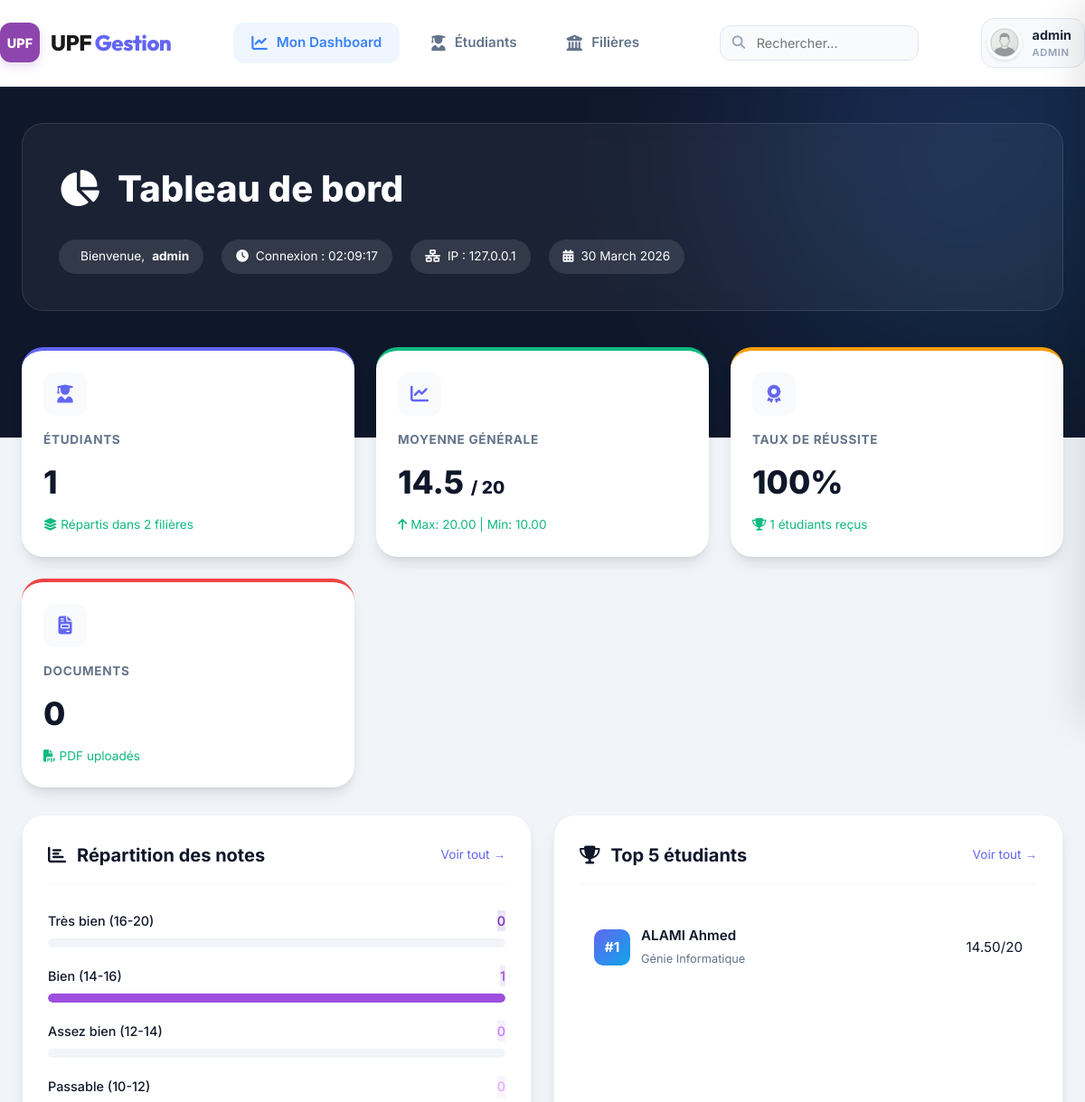
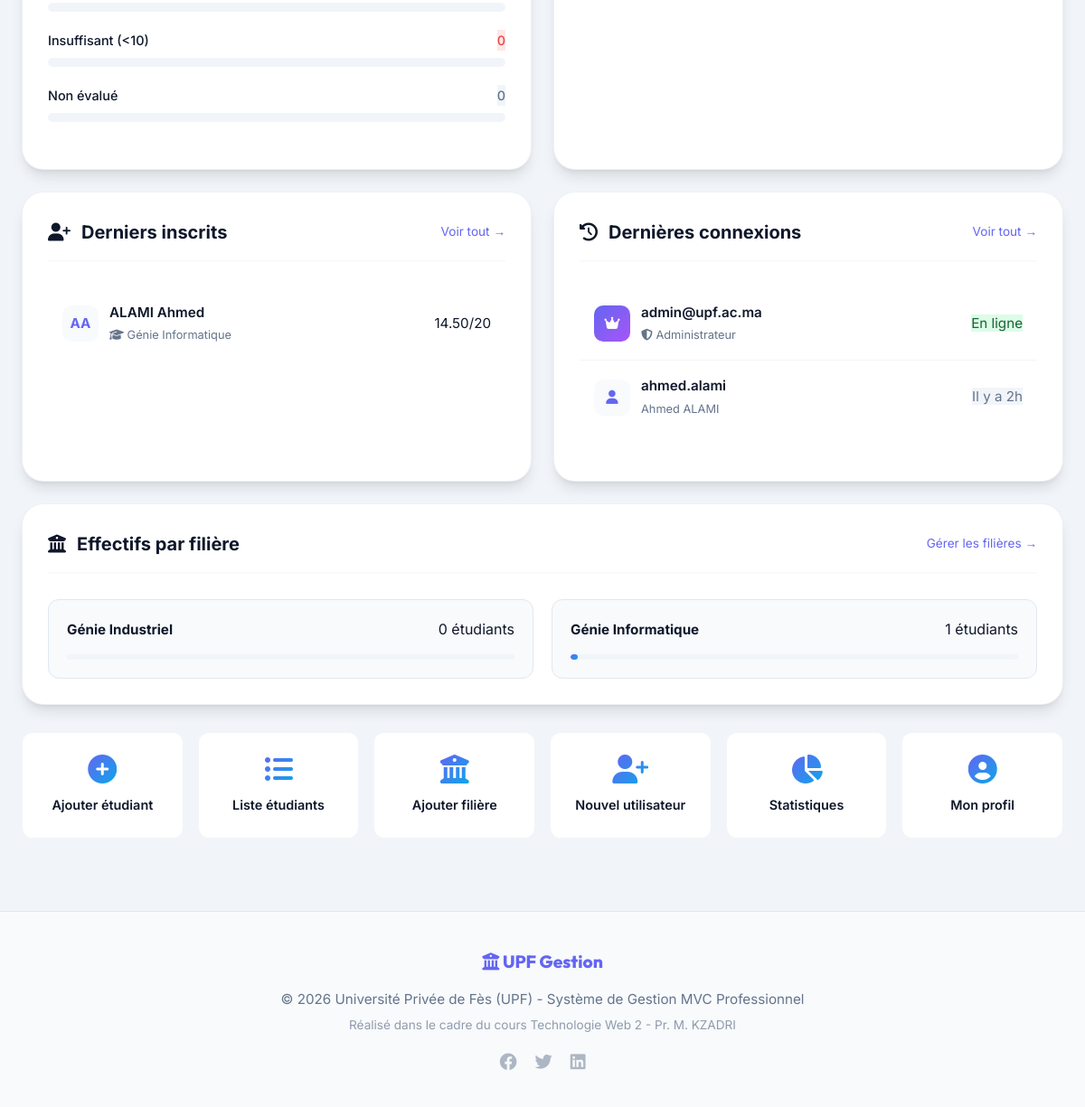
/index.php?ctrl=etudiant&action=dashboard (signed in), run on the app's committed database (2 pictures, top to bottom).
### tables this page shows
CREATE TABLE IF NOT EXISTS etudiants (
    CodeE VARCHAR(10) PRIMARY KEY,
    Nom VARCHAR(50) NOT NULL,
    Prenom VARCHAR(50) NOT NULL,
    CodeF VARCHAR(10),
    Note DECIMAL(4,2),
    DateN DATE,
    Email VARCHAR(100),
    Telephone VARCHAR(20),
    Photo VARCHAR(255),
    FOREIGN KEY (CodeF) REFERENCES filieres(CodeF) ON DELETE SET NULL
);

CREATE TABLE IF NOT EXISTS filieres (
    CodeF VARCHAR(10) PRIMARY KEY,
    IntituleF VARCHAR(100) NOT NULL,
    Responsable VARCHAR(100),
    NbPlaces INT DEFAULT 30
);

### views/admin/dashboard.php (the view, shortened to what the rows shown need)
<main class="container">
    <div class="sections-grid">
        <div class="card">
            <div class="table-responsive">
                <table>
                    <tbody>
                        <?php foreach($stats['top_etudiants'] as $index => $etudiant): ?>
                        <tr>
                            <td>
                                <div class="student-info">
                                    <div class="student-avatar" style="background: var(--gradient); color: white;">#<?= $index+1 ?></div>
                                    <div>
                                        <span class="student-name"><?= htmlspecialchars($etudiant['Nom'] . ' ' . $etudiant['Prenom']) ?></span>
                                        <span class="student-code"><?= htmlspecialchars($etudiant['IntituleF']) ?></span>
                                    </div>
                                </div>
                            </td>
                            <td style="text-align: right;">
                                <span class="badge badge-success"><?= number_format($etudiant['Note'], 2) ?>/20</span>
                            </td>
                        </tr>
                        <?php endforeach; ?>
                    </tbody>
                </table>
            </div>
        </div>
        <div class="card">
            <div class="table-responsive">
                <table>
                    <tbody>
                        <?php foreach($stats['derniers_inscrits'] as $etudiant): ?>
                        <tr>
                            <td>
                                <div class="student-info">
                                    <div class="student-avatar"><?= strtoupper(substr($etudiant['Nom'], 0, 1) . substr($etudiant['Prenom'], 0, 1)) ?></div>
                                    <div>
                                        <span class="student-name"><?= htmlspecialchars($etudiant['Nom'] . ' ' . $etudiant['Prenom']) ?></span>
                                        <span class="student-code"><i class="fas fa-graduation-cap"></i> <?= htmlspecialchars($etudiant['IntituleF']) ?></span>
                                    </div>
                                </div>
                            </td>
                            <td style="text-align: right;">
                                <span class="badge badge-primary"><?= number_format($etudiant['Note'], 2) ?>/20</span>
                            </td>
                        </tr>
                        <?php endforeach; ?>
                    </tbody>
                </table>
            </div>
        </div>
        <div class="card">
            <div class="table-responsive">
                <table>
                    <tbody>
                        <?php foreach($stats['derniers_inscrits'] as $etudiant): ?>
                        <tr>
                            <td>
                                <div class="student-info">
                                    <div class="student-avatar"><i class="fas fa-user"></i></div>
                                    <div>
                                        <span class="student-name"><?= strtolower($etudiant['Prenom']) ?>.<?= strtolower($etudiant['Nom']) ?></span>
                                        <span class="student-code"><?= htmlspecialchars($etudiant['Prenom'] . ' ' . $etudiant['Nom']) ?></span>
                                    </div>
                                </div>
                            </td>
                            <td style="text-align: right;">
                                <span class="badge" style="background: #f1f5f9; color: var(--gray);">Il y a 2h</span>
                            </td>
                        </tr>
                        <?php endforeach; ?>
                    </tbody>
                </table>
            </div>
        </div>
    </div>
</main>

### data on the page
etudiants: Nom+Prenom "ALAMI Ahmed", CodeF.IntituleF "Génie Informatique", Note "14.50", Nom+Prenom "AA", Prenom "ahmed", Nom "alami", Prenom+Nom "Ahmed ALAMI"

### other printed values
$_SESSION['login'] "admin"
$_SESSION['role'] "ADMIN"
$_SESSION['heure_connexion'] "02:09:17"
$_SERVER['REMOTE_ADDR'] "127.0.0.1"
$stats['total'] "1"
count($stats['filieres_stats']) "2"
$stats['moyenne_generale'] "14.5"
$stats['taux_reussite'] "100"
$stats['recus'] "1"
$nbDocs "0"
$level[0] "Très bien (16-20)"
$val "0"
$level[0] "Bien (14-16)"
$val "1"
$level[0] "Assez bien (12-14)"
